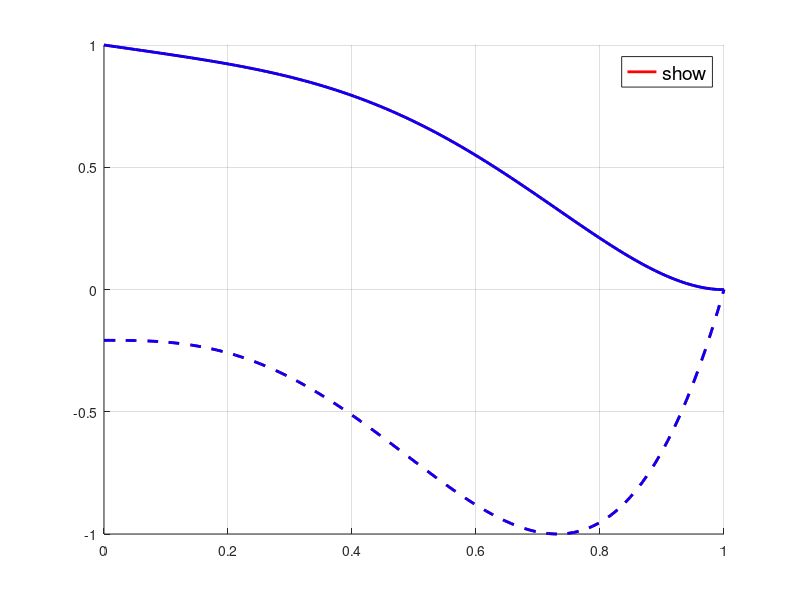

This chart was generated by the following MATLAB code:
% This code is to calculate the relation between P, N, T and their gradient for bootsp.f
% Lin Shih
% 2024/6/14

%% EPFL thesis 
% p = 1.086*[0.9210 -0.6105 -0.6105 0.6105 0.0 0.0 0.0 0.0 0.0 0.0 -0.621 ...
%        0.0 0.0 0.0 0.0 0.0 0.0 0.0 0.0 0.0 0.3105]
% % pprime
% pprime = 1.086*[-0.6105 -2*0.6105 3*0.6105 0.0 0.0 0.0 0.0 0.0 0.0 -6.21 ...
%         0.0 0.0 0.0 0.0 0.0 0.0 0.0 0.0 0.0 20*0.3105]
% % DENSITY OF EPFL_BSJ
% n      = [ 0.9438 -0.3105 -0.3105 0.3105 0.0 0.0 0.0 0.0 0.0 0.0 -2*0.6333 ...
%           0.0 0.0 0.0 0.0 0.0 0.0 0.0 0.0 0.0 0.6333]
% nprime = [ -0.3105 -2*0.3105 3*0.3105 0.0 0.0 0.0 0.0 0.0 0.0 -20*0.6333 ...
%           0.0 0.0 0.0 0.0 0.0 0.0 0.0 0.0 0.0 20*0.6333 ]

%% Modified 0614 
% p = [1 -0.3667 -0.3667 0.3667 0.0 0.0 0.0 0.0 0.0 0.0 -2*0.6333 ...
%     0.0 0.0 0.0 0.0 0.0 0.0 0.0 0.0 0.0 0.6333]
% % pprime
% pprime = [-0.3667 -2*0.3667 3*0.3667 0.0 0.0 0.0 0.0 0.0 0.0 -2*10*0.6333 ...
%         0.0 0.0 0.0 0.0 0.0 0.0 0.0 0.0 0.0 20*0.6333]
% % DENSITY OF EPFL_BSJ
% n      = [ 0.9438 -0.3105 -0.3105 0.3105 0.0 0.0 0.0 0.0 0.0 0.0 -2*0.6333 ...
%           0.0 0.0 0.0 0.0 0.0 0.0 0.0 0.0 0.0 0.6333]
% nprime = [ -0.3105 -2*0.3105 3*0.3105 0.0 0.0 0.0 0.0 0.0 0.0 -20*0.6333 ...
%           0.0 0.0 0.0 0.0 0.0 0.0 0.0 0.0 0.0 20*0.6333 ]
%% Miller 
% p = [1-0.9813 -0.025 0.0 0.0 -0.975/4 1/5 ]
c = -0.0687
p = [1 0.025/c 0.0 0.0 0.975/4/c -1/5/c ]
pprime = [0.025/c 0.0 0.0 0.975/c -1/c]
n = [1 0.025/c 0.0 0.0 0.975/4/c -1/5/c ]
nprime = [0.025/c 0.0 0.0 0.975/c -1/c]

% Define the range of x values
x = linspace(0, 1, 100);  % Adjust the number of points for smoother plotting

% Initialize the power series
Press = zeros(size(x));
Press_prime = zeros(size(x));
Density = zeros(size(x));
Density_prime = zeros(size(x));
Temp = zeros(size(x));
Temp_prime = zeros(size(x));


% Generate the power series
for i = 1:length(p)
    Press = Press + p(i) * x.^(i-1);
end

for i = 1:length(pprime)
    Press_prime = Press_prime + pprime(i) * x.^(i-1);
end
for i = 1:length(n)
    Density = Density + n(i) * x.^(i-1);
end
for i = 1:length(nprime)
    Density_prime = Density_prime + nprime(i) * x.^(i-1);
end

Temp = Press ./ Density
% Temp_prime = (Press_prime .* Density - Press .* Density_prime) ./ (Density .^ 2);

% Normalize the power series
Press = Press / max(abs(Press))
Press_prime = Press_prime / max(abs(Press_prime))
Density = Density / max(abs(Density))
Density_prime = Density_prime / max(abs(Density_prime))
% Temp = Temp / max(abs(Temp));

%% Plot the power series
figure;
hold on;
plot(x, Press, 'r', 'LineWidth', 2, 'DisplayName', 'p');
plot(x, Density, 'b', 'LineWidth', 2, 'DisplayName', 'n');
% plot(x, Temp, 'k', 'LineWidth', 2, 'DisplayName', 'temp');
plot(x, Press_prime, '--r', 'LineWidth', 2, 'DisplayName','p-prime');
plot(x, Density_prime, '--b', 'LineWidth', 2, 'DisplayName','n-prime');
% plot(x, Temp_prime, '--k', 'LineWidth', 2, 'DisplayName', 'temp-prime');
% xlabel('x');
% ylabel('p');
legend('show','Fontsize',14);
grid on;

% saveas(gcf, [input, '.png']);

